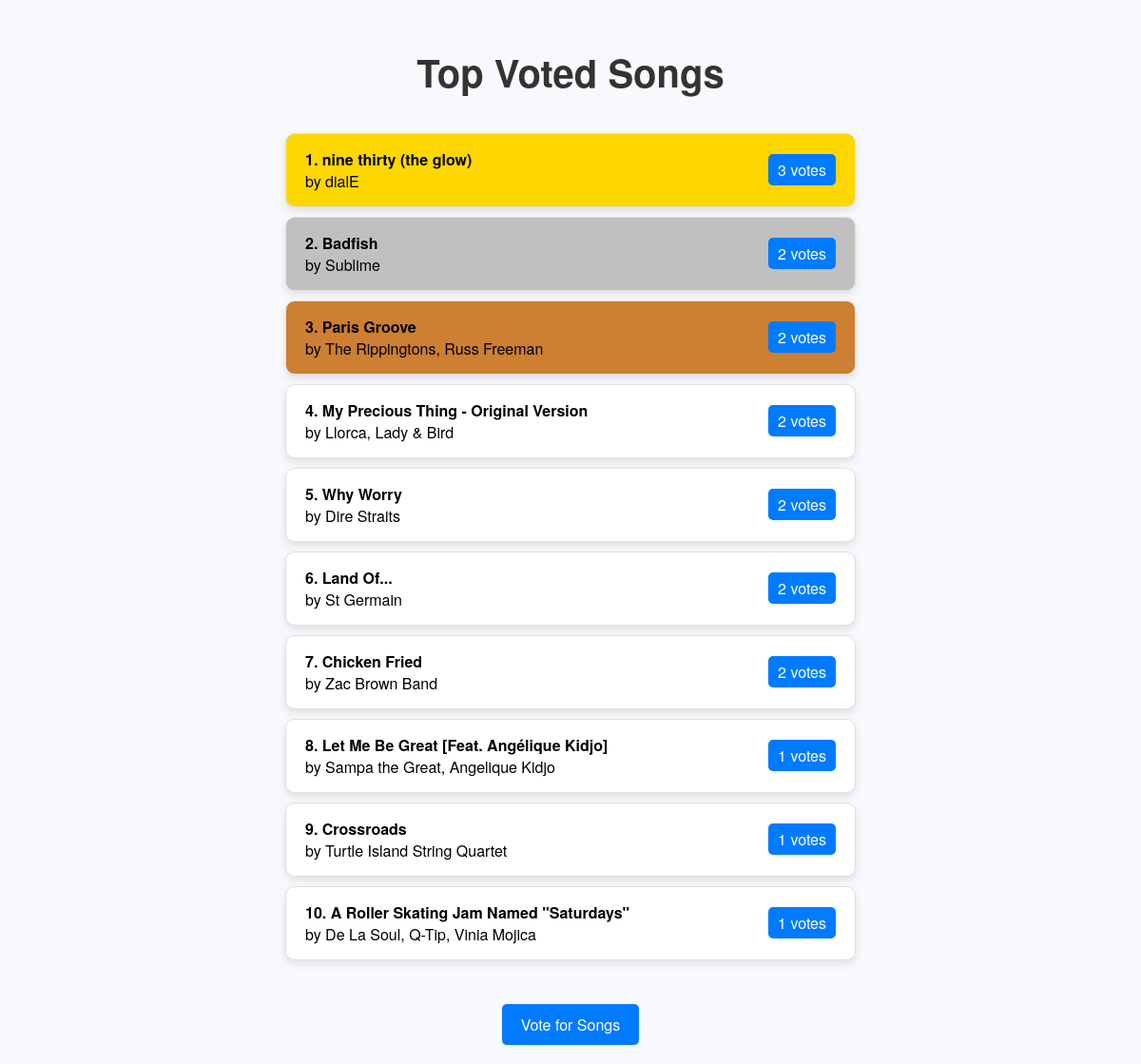
The page / on the database its author committed.
### models.py (models this page shows)
class Song(db.Model):
    id = db.Column(db.Integer, primary_key=True)
    spotify_id = db.Column(db.String(50), unique=True, nullable=False)
    name = db.Column(db.String(100), nullable=False)
    artist = db.Column(db.String(100), nullable=False)
    votes = db.Column(db.Integer, default=0)

### app.py (the view)
@app.route('/')
def index():
    try:
        leaderboard = Song.query.order_by(Song.votes.desc()).limit(10).all()
        return render_template('index.html', leaderboard=leaderboard)
    except Exception as e:
        return f"An error occurred: {e}"

### templates/index.html (shortened to what this page needs)
<!DOCTYPE html>
<html lang="en">
<head>
</head>
<body>
    <h1>Top Voted Songs</h1>
    <ul>
        {% for song in leaderboard %}
            <li class="{% if loop.index == 1 %}gold{% elif loop.index == 2 %}silver{% elif loop.index == 3 %}bronze{% endif %}">
                <div class="song-info">
                    <strong>{{ loop.index }}. {{ song.name }}</strong> by {{ song.artist }}
                </div>
                <div class="votes">{{ song.votes }} votes</div>
            </li>
        {% endfor %}
    </ul>
    <a href="{{ url_for('vote') }}">Vote for Songs</a>
</body>
</html>

### templates/index.html (style rules this page uses)
body { font-family: 'Helvetica Neue', Arial, sans-serif; background-color: #f7f9fc; margin: 0; padding: 20px; display: flex; justify-content: center; align-items: center; flex-direction: column; min-height: 100vh; }
h1 { color: #333; font-size: 2.5em; margin-bottom: 20px; }
ul { list-style-type: none; padding: 0; width: 100%; max-width: 600px; }
li { background-color: #ffffff; margin-bottom: 10px; padding: 15px 20px; border: 1px solid #e0e0e0; border-radius: 10px; box-shadow: 0 4px 8px rgba(0, 0, 0, 0.1); display: flex; justify-content: space-between; align-items: center; transition: transform 0.2s; }
.gold { background-color: gold; }
.silver { background-color: silver; }
.bronze { background-color: #cd7f32; }
.song-info { display: flex; flex-direction: column; }
.votes { background-color: #007bff; color: #ffffff; padding: 5px 10px; border-radius: 5px; }
a { text-decoration: none; color: #007bff; margin-top: 20px; padding: 10px 20px; background-color: #007bff; color: #ffffff; border-radius: 5px; transition: background-color 0.2s; }

### rows shown on the page
Song: name "nine thirty (the glow)", artist "dialE", votes "3"
Song: name "Badfish", artist "Sublime", votes "2"
Song: name "Paris Groove", artist "The Rippingtons, Russ Freeman", votes "2"
Song: name "My Precious Thing - Original Version", artist "Llorca, Lady & Bird", votes "2"
Song: name "Why Worry", artist "Dire Straits", votes "2"
Song: name "Land Of...", artist "St Germain", votes "2"
Song: name "Chicken Fried", artist "Zac Brown Band", votes "2"
Song: name "Let Me Be Great [Feat. Angélique Kidjo]", artist "Sampa the Great, Angelique Kidjo", votes "1"
Song: name "Crossroads", artist "Turtle Island String Quartet", votes "1"
Song: name "A Roller Skating Jam Named \"Saturdays\"", artist "De La Soul, Q-Tip, Vinia Mojica", votes "1"
